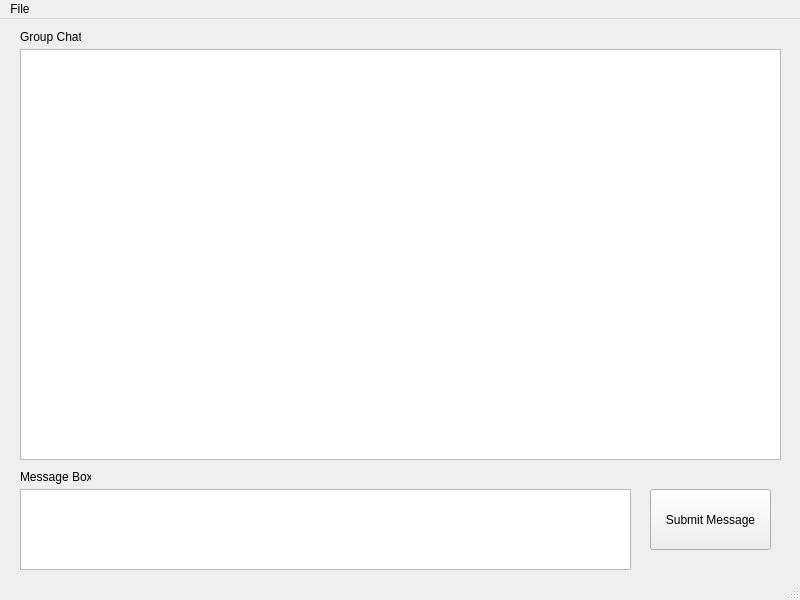
<?xml version="1.0" encoding="UTF-8"?>
<ui version="4.0">
 <class>MainWindow</class>
 <widget class="QMainWindow" name="MainWindow">
  <property name="geometry">
   <rect>
    <x>0</x>
    <y>0</y>
    <width>800</width>
    <height>600</height>
   </rect>
  </property>
  <property name="windowTitle">
   <string>MainWindow</string>
  </property>
  <widget class="QWidget" name="centralwidget">
   <widget class="QTextBrowser" name="messagesBrowser">
    <property name="geometry">
     <rect>
      <x>20</x>
      <y>30</y>
      <width>761</width>
      <height>411</height>
     </rect>
    </property>
   </widget>
   <widget class="QTextEdit" name="messageInput">
    <property name="geometry">
     <rect>
      <x>20</x>
      <y>470</y>
      <width>611</width>
      <height>81</height>
     </rect>
    </property>
   </widget>
   <widget class="QPushButton" name="messageSubmitButton">
    <property name="geometry">
     <rect>
      <x>650</x>
      <y>470</y>
      <width>121</width>
      <height>61</height>
     </rect>
    </property>
    <property name="text">
     <string>Submit Message</string>
    </property>
   </widget>
   <widget class="QLabel" name="messageBoxLabel">
    <property name="geometry">
     <rect>
      <x>20</x>
      <y>450</y>
      <width>71</width>
      <height>16</height>
     </rect>
    </property>
    <property name="text">
     <string>Message Box</string>
    </property>
   </widget>
   <widget class="QLabel" name="chatLabel">
    <property name="geometry">
     <rect>
      <x>20</x>
      <y>10</y>
      <width>61</width>
      <height>16</height>
     </rect>
    </property>
    <property name="text">
     <string>Group Chat</string>
    </property>
   </widget>
  </widget>
  <widget class="QMenuBar" name="menubar">
   <property name="geometry">
    <rect>
     <x>0</x>
     <y>0</y>
     <width>800</width>
     <height>21</height>
    </rect>
   </property>
   <widget class="QMenu" name="menuFile">
    <property name="title">
     <string>File</string>
    </property>
    <addaction name="actionExit"/>
   </widget>
   <addaction name="menuFile"/>
  </widget>
  <widget class="QStatusBar" name="statusbar"/>
  <action name="actionExit">
   <property name="text">
    <string>Exit</string>
   </property>
  </action>
 </widget>
 <resources/>
 <connections/>
</ui>
